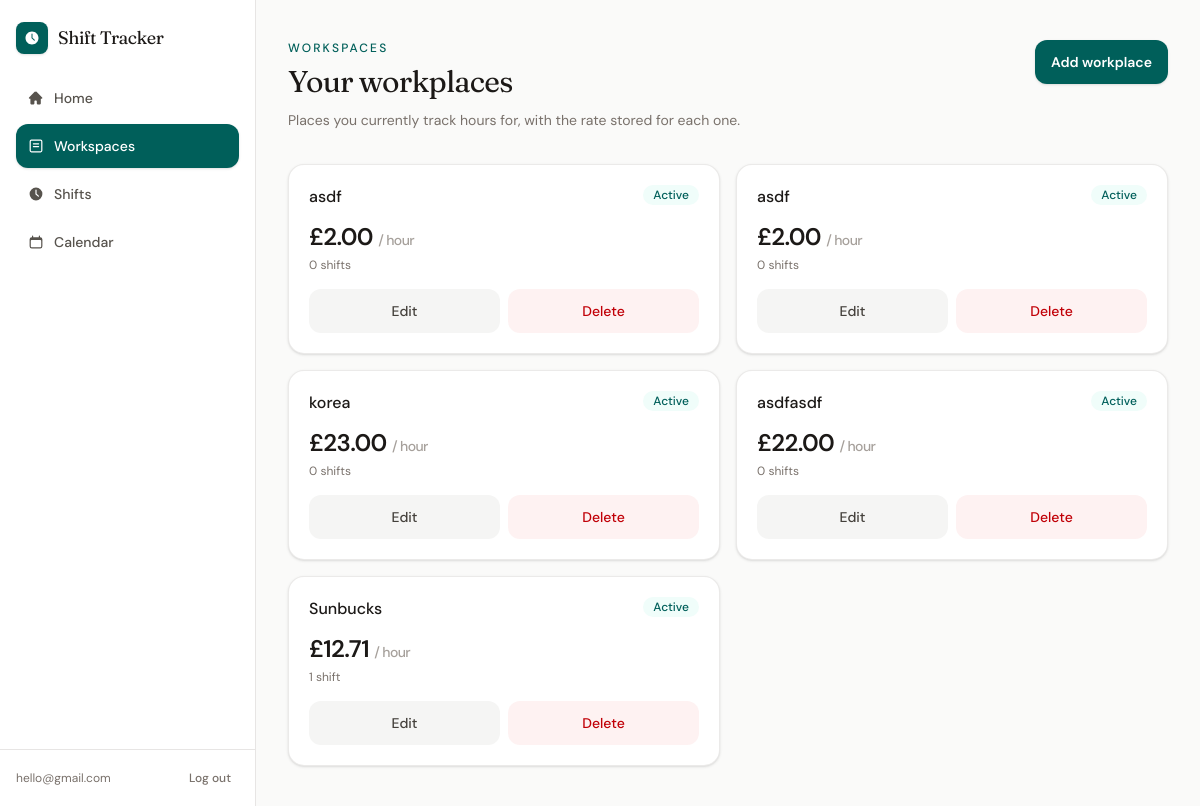
The app's page /workspaces/ (signed in) with its own data.
### workspaces/models.py (models this page shows, shortened)
class Workplace(models.Model):
    user = models.ForeignKey(
        settings.AUTH_USER_MODEL,
        on_delete=models.CASCADE,
        related_name="workplaces",
    )
    name = models.CharField(max_length=100)
    hourly_rate = models.DecimalField(
        max_digits=6,
        decimal_places=2,
    )
    is_active = models.BooleanField(default=True)
    created_at = models.DateTimeField(auto_now_add=True)
    updated_at = models.DateTimeField(auto_now=True)

### workspaces/views.py (the view)
# urls.py: path("", views.workplace_list, name="workplace_list"),
@login_required
def workplace_list(request):
    try:
        context = _workplace_list_context(request)
        template = (
            "workspaces/partials/list.html"
            if request.headers.get("HX-Request")
            else "workspaces/list.html"
        )
        return render(request, template, context)
    except Exception:
        messages.error(request, "Could not load your workspaces.")
        template = (
            "workspaces/partials/list.html"
            if request.headers.get("HX-Request")
            else "workspaces/list.html"
        )
        return render(
            request,
            template,
            {
                "workplaces": [],
                "page_obj": None,
                "page_url_name": "workplace_list",
                "list_target": "#workplace-list",
            },
        )

### config/pagination.py (called while the page is built)
def page_number_from_request(request, default=1):
    page = request.GET.get("page")
    if page:
        return page
    current = request.headers.get("HX-Current-URL", "")
    if current:
        values = parse_qs(urlparse(current).query).get("page")
        if values:
            return values[0]
    return default

def paginate(queryset, page, per_page):
    return Paginator(queryset, per_page).get_page(page)

### workspaces/views.py (called while the page is built)
def _user_workplaces(user):
    return (
        Workplace.objects.filter(user=user)
        .annotate(shift_count=Count("shifts"))
        .order_by("-created_at")
    )

def _workplace_list_context(request, page=None):
    page_obj = paginate(
        _user_workplaces(request.user),
        page if page is not None else page_number_from_request(request),
        WORKPLACE_PAGE_SIZE,
    )
    return {
        "workplaces": page_obj.object_list,
        "page_obj": page_obj,
        "page_url_name": "workplace_list",
        "list_target": "#workplace-list",
    }

### workspaces/templates/workspaces/list.html (shortened to what this page needs)
{% extends "app.html" %}
{% block app_content %}
<div class="px-4 py-6 sm:px-8 sm:py-10">
    <div class="flex flex-col gap-4 sm:flex-row sm:items-start sm:justify-between">
        <div>
            <p class="text-xs font-medium uppercase tracking-[0.18em] text-teal-800">Workspaces</p>
            <h1 class="mt-2 font-serif text-2xl tracking-tight text-stone-900 sm:text-3xl">Your workplaces</h1>
            <p class="mt-2 max-w-xl text-sm leading-6 text-stone-500">
                Places you currently track hours for, with the rate stored for each one.
            </p>
        </div>
        <button
            type="button"
            hx-get="{% url 'workplace_create' %}"
            hx-target="#modal"
            hx-swap="innerHTML"
            class="min-h-11 w-full touch-manipulation rounded-xl bg-teal-800 px-4 text-sm font-semibold text-white shadow-sm transition hover:bg-teal-700 sm:w-auto"
        >
            Add workplace
        </button>
    </div>
    <div id="workplace-list" class="mt-8">
        {% include "workspaces/partials/list.html" %}
    </div>
</div>
{% endblock %}

### templates/app.html (shortened to what this page needs)
{% extends "base.html" %}
{% block content %}
<div id="app-shell" class="flex min-h-screen md:flex-row">
    <aside
        id="app-sidebar"
        class="fixed inset-y-0 left-0 z-50 flex w-72 max-w-[85vw] -translate-x-full flex-col border-r border-stone-200 bg-white transition-transform duration-200 md:static md:z-auto md:w-64 md:max-w-none md:translate-x-0"
    >
        <div class="flex items-center justify-between gap-3 px-4 py-3 md:py-4">
            <a href="{% url 'home' %}" class="flex min-h-11 items-center gap-2.5 text-stone-900">
                <span class="flex size-8 items-center justify-center rounded-lg bg-teal-800 text-white shadow-sm">
                </span>
                <span class="font-serif text-lg tracking-tight">Shift Tracker</span>
            </a>
        </div>
        <nav class="flex flex-1 flex-col gap-1 overflow-y-auto px-3 pb-3 md:px-4">
            <a
                href="{% url 'home' %}"
                class="flex min-h-11 items-center gap-2.5 rounded-xl px-3 text-sm font-medium transition {% if request.resolver_match.url_name == 'home' %}bg-teal-800 text-white shadow-sm{% else %}text-stone-600 hover:bg-stone-100 hover:text-stone-900{% endif %}"
            >
                Home
            </a>
            <a
                href="{% url 'workplace_list' %}"
                class="flex min-h-11 items-center gap-2.5 rounded-xl px-3 text-sm font-medium transition {% if request.resolver_match.url_name == 'workplace_list' %}bg-teal-800 text-white shadow-sm{% else %}text-stone-600 hover:bg-stone-100 hover:text-stone-900{% endif %}"
            >
                Workspaces
            </a>
            <a
                href="{% url 'shift_list' %}"
                class="flex min-h-11 items-center gap-2.5 rounded-xl px-3 text-sm font-medium transition {% if request.resolver_match.url_name == 'shift_list' %}bg-teal-800 text-white shadow-sm{% else %}text-stone-600 hover:bg-stone-100 hover:text-stone-900{% endif %}"
            >
                <svg xmlns="http://www.w3.org/2000/svg" viewBox="0 0 20 20" fill="currentColor" class="size-4">
                    <path fill-rule="evenodd" d="M10 18a8 8 0 1 0 0-16 8 8 0 0 0 0 16Zm.75-13a.75.75 0 0 0-1.5 0v5c0 .192.078.384.22.53l3 2.75a.75.75 0 0 0 1.06-1.06l-2.78-2.547V5Z" clip-rule="evenodd" />
                </svg>
                Shifts
            </a>
            <a
                href="{% url 'shift_calendar' %}"
                class="flex min-h-11 items-center gap-2.5 rounded-xl px-3 text-sm font-medium transition {% if request.resolver_match.url_name == 'shift_calendar' %}bg-teal-800 text-white shadow-sm{% else %}text-stone-600 hover:bg-stone-100 hover:text-stone-900{% endif %}"
            >
                Calendar
            </a>
        </nav>
        <div class="mt-auto flex items-center justify-between gap-2 border-t border-stone-200 px-4 py-4">
            <span class="truncate text-xs text-stone-500">{{ user.email }}</span>
            <a
                href="{% url 'account_logout' %}"
                class="shrink-0 rounded-lg px-2 py-1 text-xs font-medium text-stone-500 transition hover:bg-stone-100 hover:text-stone-900"
            >
                Log out
            </a>
        </div>
    </aside>
    <div class="flex min-w-0 flex-1 flex-col">
        <div class="min-w-0 flex-1">
            {% block app_content %}{% endblock %}
        </div>
    </div>
</div>
{% endblock %}

### workspaces/templates/workspaces/partials/list.html (shortened to what this page needs)
{% if workplaces %}
    <ul class="grid gap-4 sm:grid-cols-2">
        {% for workplace in workplaces %}
            <li class="rounded-2xl border border-stone-200/80 bg-white p-5 shadow-sm">
                <div class="flex items-start justify-between gap-3">
                    <h2 class="font-medium text-stone-900">{{ workplace.name }}</h2>
                    {% if workplace.is_active %}
                        <span class="rounded-full bg-teal-50 px-2.5 py-0.5 text-xs font-medium text-teal-800">Active</span>
                    {% else %}
                        <span class="rounded-full bg-stone-100 px-2.5 py-0.5 text-xs font-medium text-stone-500">Inactive</span>
                    {% endif %}
                </div>
                <p class="mt-3 text-2xl font-semibold tracking-tight text-stone-900">
                    £{{ workplace.hourly_rate }}
                    <span class="text-sm font-medium text-stone-400">/ hour</span>
                </p>
                <p class="mt-1 text-xs text-stone-500">
                    {{ workplace.shift_count }} shift{{ workplace.shift_count|pluralize }}
                </p>
                <div class="mt-4 grid grid-cols-2 gap-2">
                    <button
                        type="button"
                        hx-get="{% url 'workplace_update' workplace.pk %}"
                        hx-target="#modal"
                        hx-swap="innerHTML"
                        class="min-h-11 rounded-xl bg-stone-100 px-3 text-sm font-medium text-stone-700 transition hover:bg-stone-200"
                    >
                        Edit
                    </button>
                    <button
                        type="button"
                        hx-get="{% url 'workplace_delete' workplace.pk %}"
                        hx-target="#modal"
                        hx-swap="innerHTML"
                        class="min-h-11 rounded-xl bg-red-50 px-3 text-sm font-medium text-red-700 transition hover:bg-red-100"
                    >
                        Delete
                    </button>
                </div>
            </li>
        {% endfor %}
    </ul>
{% else %}
    <div class="rounded-2xl border border-dashed border-stone-300 bg-white px-6 py-12 text-center">
        <p class="font-medium text-stone-800">No workspaces yet</p>
        <p class="mt-1 text-sm text-stone-500">Add a workplace to start tracking hours.</p>
    </div>
{% endif %}

### records on screen
Workplace: name "asdf", is_active "Active", hourly_rate "2.00", shift_count "0"
Workplace: name "asdf", is_active "Active", hourly_rate "2.00", shift_count "0"
Workplace: name "korea", is_active "Active", hourly_rate "23.00", shift_count "0"
Workplace: name "asdfasdf", is_active "Active", hourly_rate "22.00", shift_count "0"
Workplace: name "Sunbucks", is_active "Active", hourly_rate "12.71", shift_count "1"

### other values on screen
{{ user.email }} "hello@gmail.com"
